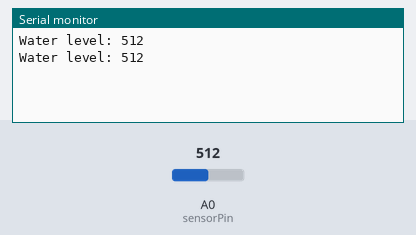
Simulated run of this sketch. Board: Arduino Uno, built with avr-gcc and run on an emulated ATmega328P. On the bench: the last lines printed to the serial monitor. Inputs (shaded band) come from the test bench; at power-on: A0 (sensorPin) = 512.

Above: at 5.8 s.
5.9 s: A0 (sensorPin) set to 716
At 10.6 s:
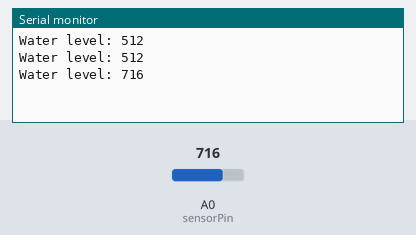
11.9 s: A0 (sensorPin) set to 900
At 16.2 s:
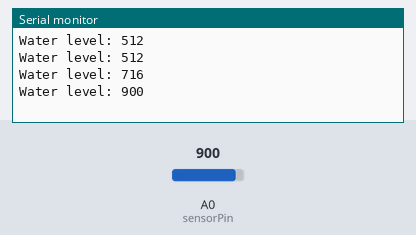
Timing chart, 0 to 17.7 s (numbered marks = the images above; inputs shaded):
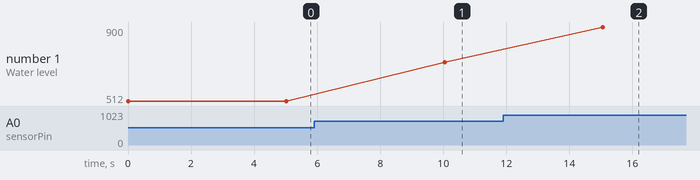

Measured:
- after the input at 5.9 s, the serial monitor: prints a new line after 4.1 s (image 1)
- after the input at 11.9 s, the serial monitor: prints a new line after 3.2 s (image 2)
- plotted number 1: 512 → 716 after the input at 5.9 s, 716 → 900 after the input at 11.9 s

The sketch:

water-sensor-arduino.ino
```cpp
#include <SoftwareSerial.h>


// Sensor pins
#define sensorPower 7
#define sensorPin A0

// Value for storing water level
int val = 0;
SoftwareSerial Arduino_SoftSerial(10, 11);


#define outPin 6
String str;
char c;
String dataFromNodeMCU;


void ReceiveData() {
  while (Arduino_SoftSerial.available() > 0) {
    c = Arduino_SoftSerial.read();
    if (c == '\n') {
      break;
    } else {
      dataFromNodeMCU += c;
    }
  }

  if (c == '\n') {
    Serial.println(dataFromNodeMCU);
    // if (dataFromNodeMCU.indexOf("ON")>=0) {
    //   digitalWrite(relayPin, HIGH);

    // } else if (dataFromNodeMCU.indexOf("OFF")>=0) {
    //   digitalWrite(relayPin, LOW);
    // }
    c = 0;
    dataFromNodeMCU = "";
  }
}


void setup() {
  // Set D7 as an OUTPUT
  pinMode(sensorPower, OUTPUT);

  // Set to LOW so no power flows through the sensor
  digitalWrite(sensorPower, LOW);

  Serial.begin(9600);


  Arduino_SoftSerial.begin(9600);
}

void loop() {
  //get the reading from the function below and print it
  int level = readSensor();

  Serial.print("Water level: ");
  Serial.println(level);
  Arduino_SoftSerial.print(String(level) + String('\n'));
  delay(5000);
}

//This is a function used to get the reading
int readSensor() {
  digitalWrite(sensorPower, HIGH);  // Turn the sensor ON
  delay(10);                        // wait 10 milliseconds
  val = analogRead(sensorPin);      // Read the analog value form sensor
  digitalWrite(sensorPower, LOW);   // Turn the sensor OFF
  return val;                       // send current reading
}
```
